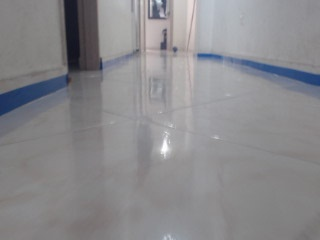
#> input picture ComputerVisionProject/dataSet3/image_1628786135241.jpg, 320 x 240 px
$ jupyter execute --allow-errors MainBraitenberg.ipynb   (shell and % lines are left out)
#> lines starting #> are read from the running program, lines starting #| are printed output that depends on the picture; after the words box and inside, x2 and y2 are one past the last pixel; in counts of white or black regions, pixels touching at a corner belong together
### ComputerVisionProject/image_utils.py
import cv2
import numpy as np
import matplotlib.pyplot as plt

def draw_region(img, vertices_l, vertices_r):
    line_color_l = (0, 0, 255)
    line_color_r = (255, 0, 0)
    thickness = 2

    image = np.copy(img)

    image = cv2.line(image, vertices_l[0], vertices_l[1], line_color_l, thickness)
    image = cv2.line(image, vertices_l[1], vertices_l[2], line_color_l, thickness)
    image = cv2.line(image, vertices_l[2], vertices_l[3], line_color_l, thickness)
    image = cv2.line(image, vertices_l[3], vertices_l[0], line_color_l, thickness)

    image = cv2.line(image, vertices_r[0], vertices_r[1], line_color_r, thickness)
    image = cv2.line(image, vertices_r[1], vertices_r[2], line_color_r, thickness)
    image = cv2.line(image, vertices_r[2], vertices_r[3], line_color_r, thickness)
    image = cv2.line(image, vertices_r[3], vertices_r[0], line_color_r, thickness)
    return image

def draw_region_gray(img, vertices_l, vertices_r):
    line_color_l = (255)
    line_color_r = (255)
    thickness = 2

    image = np.copy(img)

    image = cv2.line(image, vertices_l[0], vertices_l[1], line_color_l, thickness)
    image = cv2.line(image, vertices_l[1], vertices_l[2], line_color_l, thickness)
    image = cv2.line(image, vertices_l[2], vertices_l[3], line_color_l, thickness)
    image = cv2.line(image, vertices_l[3], vertices_l[0], line_color_l, thickness)

    image = cv2.line(image, vertices_r[0], vertices_r[1], line_color_r, thickness)
    image = cv2.line(image, vertices_r[1], vertices_r[2], line_color_r, thickness)
    image = cv2.line(image, vertices_r[2], vertices_r[3], line_color_r, thickness)
    image = cv2.line(image, vertices_r[3], vertices_r[0], line_color_r, thickness)
    return image

def get_left_right_regions_color(image, corners_l, corners_r):
    img_l_color = image[corners_l[0][1]:corners_l[2][1], corners_l[0][0]:corners_l[2][0], :]
    img_r_color = image[corners_r[0][1]:corners_r[2][1], corners_r[0][0]:corners_r[2][0], :]
    return img_l_color, img_r_color

def get_left_right_regions_gray(image, corners_l, corners_r):
    img_l_gray = image[corners_l[0][1]:corners_l[2][1], corners_l[0][0]:corners_l[2][0]]
    img_r_gray = image[corners_r[0][1]:corners_r[2][1], corners_r[0][0]:corners_r[2][0]]
    return img_l_gray, img_r_gray

def show_left_right_rgb(image, img_l, img_r):
    f, (ax0, ax1, ax2) = plt.subplots(1, 3, figsize=(24, 9))

    ax0.set_title('Image', fontsize=20)
    ax1.set_title('Left', fontsize=20)
    ax2.set_title('Right', fontsize=20)

    ax0.imshow(cv2.cvtColor(image, cv2.COLOR_BGR2RGB))
    ax1.imshow(cv2.cvtColor(img_l, cv2.COLOR_BGR2RGB))
    ax2.imshow(cv2.cvtColor(img_r, cv2.COLOR_BGR2RGB))

def show_left_right_gray(image_gray, img_l_gray, img_r_gray):
    f, (ax0, ax1, ax2) = plt.subplots(1, 3, figsize=(24, 9))

    ax0.set_title('Image', fontsize=20)
    ax1.set_title('Left', fontsize=20)
    ax2.set_title('Right', fontsize=20)

    ax0.imshow(image_gray, cmap='gray')
    ax1.imshow(img_l_gray, cmap='gray')
    ax2.imshow(img_r_gray, cmap='gray')

# [17 lines left out: functions showAndSave, showAndSaveBR, not called in this run]

### ComputerVisionProject/MainBraitenberg.ipynb
# Braitenberg Navigation

[cell 1]
import numpy as np
import cv2
import matplotlib.pyplot as plt

[cell 2]
from ipywidgets import *
import image_utils as iutils

[cell 3]
img_lane = cv2.imread('dataSet3/image_1628786135241.jpg')
#> img_lane is the input picture: shape (240, 320, 3); mean B, G, R 140.2, 137.1, 137.6
plt.imshow(cv2.cvtColor(img_lane, cv2.COLOR_BGR2RGB))
print(img_lane.shape)
#| (240, 320, 3)

[cell 4]
(height, width) = img_lane.shape[:2]
#> height = 240; width = 320

# Interactive UI to get parameters for braitenberg windows #

#> (a cell that did not finish here is left out)

[cell 6]
rectange_w = 10
rectange_h = 40

# margin_horizontal = 100
margin_horizontal = 50
margin_top = 70

corners_region_l = [
    (margin_horizontal, margin_top),
    (margin_horizontal, rectange_h+margin_top),
    (margin_horizontal+rectange_w, rectange_h+margin_top),
    (margin_horizontal+rectange_w, margin_top)
]
corners_region_r = [
    (width-margin_horizontal-rectange_w, margin_top),
    (width-margin_horizontal-rectange_w, rectange_h+margin_top),
    (width-margin_horizontal, rectange_h+margin_top),
    (width-margin_horizontal, margin_top)
]
img_region_lines = iutils.draw_region(img_lane, corners_region_l, corners_region_r)
#> in draw_region, `image = cv2.line(image, vertices_l[0], vertices_l[1], line_color_l, th..`: image: shape (240, 320, 3); 0.16% of pixels changed, all inside (x1, y1, x2, y2) = (49, 69, 52, 112)
#> in draw_region, `image = cv2.line(image, vertices_l[1], vertices_l[2], line_color_l, th..`: image: shape (240, 320, 3); mean B, G, R 140, 136.9, 137.9
#> in draw_region, `image = cv2.line(image, vertices_l[3], vertices_l[0], line_color_l, th..`: image: shape (240, 320, 3); mean B, G, R 139.7, 136.7, 138.2
#> in draw_region, `image = cv2.line(image, vertices_r[1], vertices_r[2], line_color_r, th..`: image: shape (240, 320, 3); mean B, G, R 140, 136.4, 137.9
#> in draw_region, `image = cv2.line(image, vertices_r[2], vertices_r[3], line_color_r, th..`:
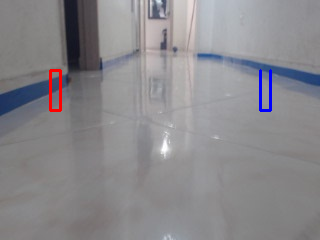
#> image: shape (240, 320, 3); mean B, G, R 140.1, 136.2, 137.7
#> in draw_region, `image = cv2.line(image, vertices_r[3], vertices_r[0], line_color_r, th..`: image: shape (240, 320, 3); 0.03% of pixels changed, all inside (x1, y1, x2, y2) = (261, 69, 270, 72)

plt.imshow(cv2.cvtColor(img_region_lines, cv2.COLOR_BGR2RGB))

[cell 7]
img_l = img_lane[
    corners_region_l[0][1]:corners_region_l[2][1],
    corners_region_l[0][0]:corners_region_l[2][0],
    :
]
plt.imshow(cv2.cvtColor(img_l, cv2.COLOR_BGR2RGB))

[cell 8]
img_r = img_lane[
    corners_region_r[0][1]:corners_region_r[2][1],
    corners_region_r[0][0]:corners_region_r[2][0],
    :
]
plt.imshow(cv2.cvtColor(img_r, cv2.COLOR_BGR2RGB))
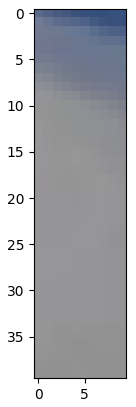
#> figure drawn by matplotlib, 1 panel

[cell 9]
img_region_rgb = iutils.draw_region(img_lane, corners_region_l, corners_region_r)
img_l_color, img_r_color = iutils.get_left_right_regions_color(img_lane, corners_region_l, corners_region_r)
iutils.show_left_right_rgb(img_region_rgb, img_l_color, img_r_color)
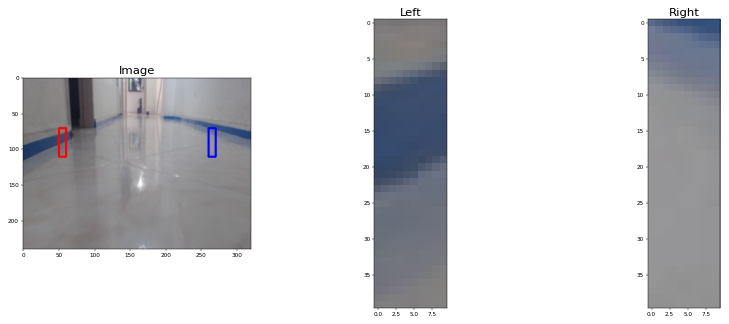
#> figure drawn by matplotlib, 3 panels

[cell 10]
hsv_img_lane = cv2.cvtColor(img_lane, cv2.COLOR_BGR2HSV)
#> hsv_img_lane: shape (240, 320, 3); mean H, S, V 103.7, 11.7, 141.5

[cell 11]
selected_channel = hsv_img_lane[:,:,1]
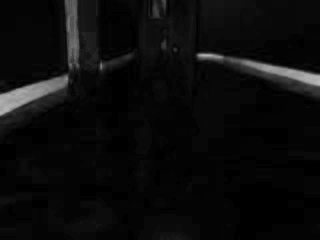
#> selected_channel: shape (240, 320); min 0, max 188, mean 11.7
plt.imshow(selected_channel, cmap='gray')

[cell 12]
img_region_gray = iutils.draw_region_gray(selected_channel, corners_region_l, corners_region_r)
#> in draw_region_gray, `image = cv2.line(image, vertices_l[0], vertices_l[1], line_color_l, th..`:
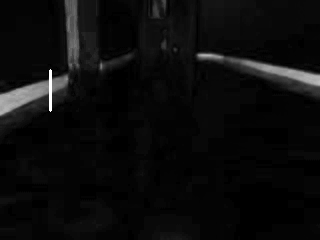
#> image: shape (240, 320); 0.16% of pixels changed, all inside (x1, y1, x2, y2) = (49, 69, 52, 112)
#> in draw_region_gray, `image = cv2.line(image, vertices_l[1], vertices_l[2], line_color_l, th..`: image: shape (240, 320); 0.04% of pixels changed, all inside (x1, y1, x2, y2) = (51, 109, 62, 112)
#> in draw_region_gray, `image = cv2.line(image, vertices_l[3], vertices_l[0], line_color_l, th..`: image: shape (240, 320); min 0, max 255, mean 12.5
#> in draw_region_gray, `image = cv2.line(image, vertices_r[1], vertices_r[2], line_color_r, th..`: image: shape (240, 320); min 0, max 255, mean 13
#> in draw_region_gray, `image = cv2.line(image, vertices_r[2], vertices_r[3], line_color_r, th..`:
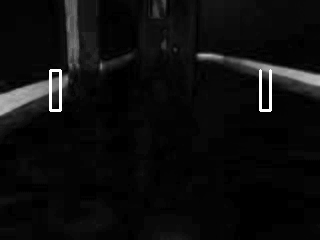
#> image: shape (240, 320); min 0, max 255, mean 13.3
img_l_gray, img_r_gray = iutils.get_left_right_regions_gray(selected_channel, corners_region_l, corners_region_r)
iutils.show_left_right_gray(img_region_gray, img_l_gray, img_r_gray)
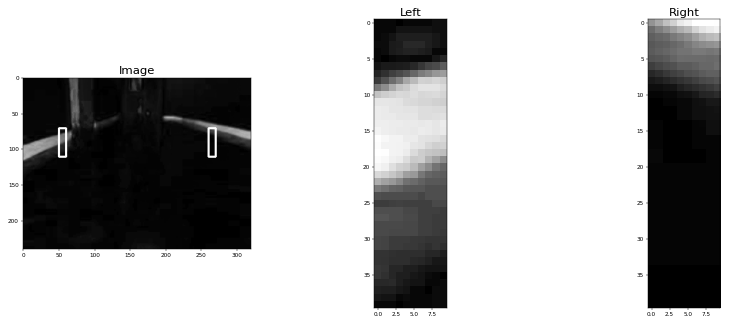
#> figure drawn by matplotlib, 3 panels

[cell 13]
def binary(img, thresh_min, thresh_max):
    binary = np.zeros_like(img)
    binary[(img >= thresh_min) & (img <= thresh_max)] = 1
    return binary

[cell 14]
b_image = binary(selected_channel, 80, 255)
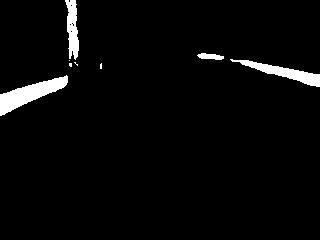
#> b_image: shape (240, 320); values 0 (black) and 1 (white), 3.3% white; 8 white regions (4 under 20 px), largest, box (x1, y1, x2, y2) and area: (0, 75, 68, 116) 1100, (230, 59, 320, 87) 756, (65, 0, 79, 60) 536, (197, 53, 224, 60) 127
plt.imshow(b_image, cmap='gray')

[cell 15]
# [5 lines of commented-out code are left out]

[cell 16]
b_image_l = binary(img_l_gray, 80, 255)
plt.imshow(b_image_l, cmap='gray')
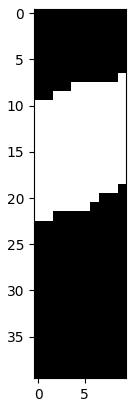
#> figure drawn by matplotlib, 1 panel

[cell 17]
b_image_l.sum()
#> Out = 129

[cell 18]
b_image_r = binary(img_r_gray, 80, 255)
plt.imshow(b_image_r, cmap='gray')
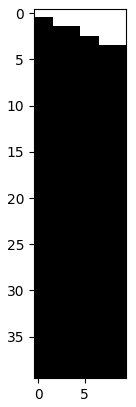
#> figure drawn by matplotlib, 1 panel

[cell 19]
b_image_r.sum()
#> Out = 26

[cell 20]
def check_activation(img_region, active_value):
    b_image_region = binary(img_region, 80, 255)
    return b_image_region.sum() > active_value
#     return b_image_region.sum()

[cell 21]
check_activation(img_l_gray, 80)
#> Out = True

[cell 22]
check_activation(img_r_gray, 80)
#> Out = False

[cell 23]
def check_both_activation(img_l_gray, img_r_gray, active_value):
    activation_l = check_activation(img_l_gray, active_value)
    activation_r = check_activation(img_r_gray, active_value)
    return activation_l, activation_r

[cell 24]
check_both_activation(img_l_gray, img_r_gray, 80)
#> in check_both_activation, `activation_l = check_activation(img_l_gray, active_value)`: activation_l = True
#> in check_both_activation, `activation_r = check_activation(img_r_gray, active_value)`: activation_r = False
#> Out = (True, False)

$ run again, with ComputerVisionProject/dataSet3/image_1628786131241.jpg copied over ComputerVisionProject/dataSet3/image_1628786135241.jpg
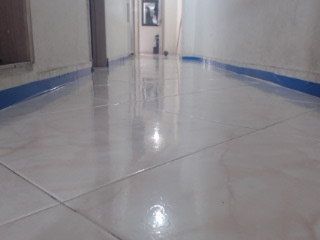
#> input picture ComputerVisionProject/dataSet3/image_1628786131241.jpg, 320 x 240 px
#> img_lane is the input picture: shape (240, 320, 3); mean B, G, R 138.4, 134.7, 137.3
#| (240, 320, 3)
#> hsv_img_lane: shape (240, 320, 3); mean H, S, V 122.2, 14.3, 140.8
#> `b_image = binary(selected_channel, 80, 255)`:
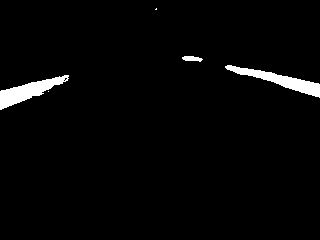
#> b_image: shape (240, 320); values 0 (black) and 1 (white), 2.5% white; 5 white regions (2 under 20 px), largest, box (x1, y1, x2, y2) and area: (0, 75, 69, 110) 918, (225, 65, 320, 98) 911, (182, 56, 203, 62) 86
#> `b_image_l.sum()`: Out = 84
#> `[cell 18] b_image_r = binary(img_r_gray, 80, 255) plt.imshow(b_image_r..`:
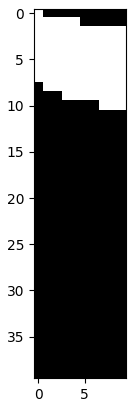
#> figure drawn by matplotlib, 1 panel
#> `b_image_r.sum()`: Out = 85
#> `check_activation(img_l_gray, 80)`: Out = True
#> `check_both_activation(img_l_gray, img_r_gray, 80)`: Out = (True, True)
